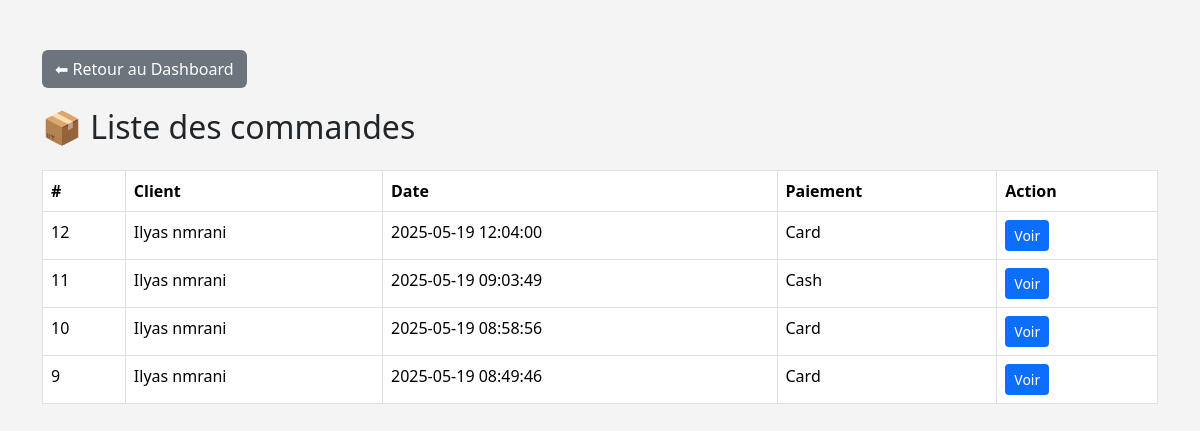
The page /manage_orders.php (signed in) on the database as committed earlier.
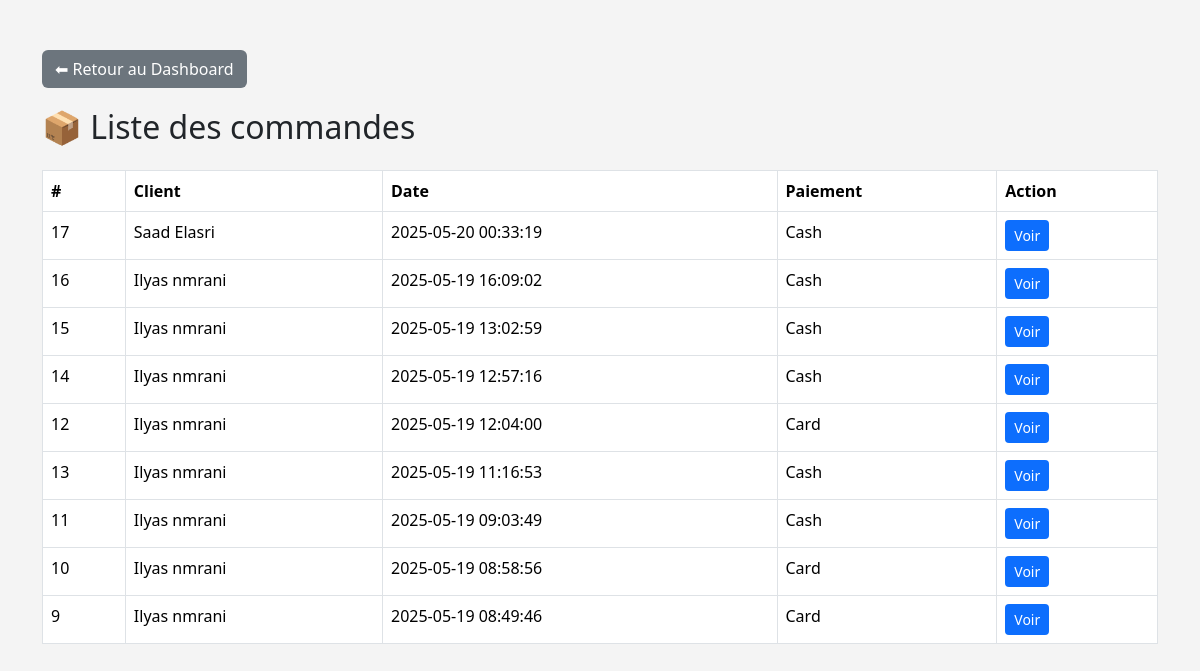
The same page on the database as committed later.
### tables this page shows
CREATE TABLE `orders` (
  `id` int(11) NOT NULL,
  `user_id` int(11) NOT NULL,
  `payment_method` varchar(20) DEFAULT NULL,
  `created_at` datetime DEFAULT NULL
);

CREATE TABLE `user` (
  `id` int(11) NOT NULL,
  `email` varchar(255) NOT NULL,
  `password` varchar(255) NOT NULL,
  `role` enum('admin','client') NOT NULL,
  `fullName` varchar(255) NOT NULL
);

### manage_orders.php (the view, shortened to what this page needs)
<?php
require_once 'Model/database.php';
$stmt = $pdo->query("
    SELECT o.id, o.created_at, o.payment_method, u.fullName
    FROM orders o
    JOIN user u ON o.user_id = u.id
    ORDER BY o.created_at DESC
");
$orders = $stmt->fetchAll();
?>
<!DOCTYPE html>
<html lang="fr">
<head>
  <link href="https://cdn.jsdelivr.net/npm/bootstrap@5.3.2/dist/css/bootstrap.min.css" rel="stylesheet">
</head>
<body>
<div class="container">
  <a href="dashboard.php" class="btn back-btn">⬅ Retour au Dashboard</a>
  <h2 class="mb-4">📦 Liste des commandes</h2>
  <table class="table table-bordered">
    <thead>
      <tr>
        <th>#</th>
        <th>Client</th>
        <th>Date</th>
        <th>Paiement</th>
        <th>Action</th>
      </tr>
    </thead>
    <tbody>
      <?php foreach ($orders as $order): ?>
        <tr>
          <td><?= $order['id'] ?></td>
          <td><?= htmlspecialchars($order['fullName']) ?></td>
          <td><?= $order['created_at'] ?></td>
          <td><?= ucfirst($order['payment_method']) ?></td>
          <td>
            <a href="order_detail_admin.php?order_id=<?= $order['id'] ?>" class="btn btn-sm btn-detail">Voir</a>
          </td>
        </tr>
      <?php endforeach; ?>
    </tbody>
  </table>
</div>
</body>
</html>

### manage_orders.php (style rules this page uses)
body { background-color: #f4f4f4; font-family: 'Segoe UI', sans-serif; }
.container { margin-top: 50px; }
.table thead { background-color: #343a40; color: white; }
.btn-detail { background-color: #0d6efd; color: white; }
.back-btn { background-color: #6c757d; color: white; margin-bottom: 20px; }

Rows that differ between the two databases and show on the page:
added orders: id "17", user.fullName "Saad Elasri", created_at "2025-05-20 00:33:19", payment_method "Cash"
added orders: id "16", user.fullName "Ilyas nmrani", created_at "2025-05-19 16:09:02", payment_method "Cash"
added orders: id "15", user.fullName "Ilyas nmrani", created_at "2025-05-19 13:02:59", payment_method "Cash"
added orders: id "14", user.fullName "Ilyas nmrani", created_at "2025-05-19 12:57:16", payment_method "Cash"
added orders: id "13", user.fullName "Ilyas nmrani", created_at "2025-05-19 11:16:53", payment_method "Cash"
